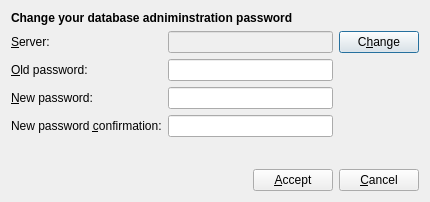
<ui version="4.0" >
 <class>Dialog</class>
 <widget class="QDialog" name="Dialog" >
  <property name="geometry" >
   <rect>
    <x>0</x>
    <y>0</y>
    <width>430</width>
    <height>202</height>
   </rect>
  </property>
  <property name="windowTitle" >
   <string>Dialog</string>
  </property>
  <layout class="QVBoxLayout" >
   <item>
    <widget class="QLabel" name="label_5" >
     <property name="text" >
      <string>&lt;b>Change your database adniminstration password&lt;/b></string>
     </property>
    </widget>
   </item>
   <item>
    <layout class="QGridLayout" >
     <item row="0" column="0" >
      <widget class="QLabel" name="label" >
       <property name="text" >
        <string>&amp;Server:</string>
       </property>
       <property name="buddy" >
        <cstring>pushChange</cstring>
       </property>
      </widget>
     </item>
     <item row="0" column="1" >
      <widget class="QLineEdit" name="uiServer" >
       <property name="enabled" >
        <bool>false</bool>
       </property>
      </widget>
     </item>
     <item row="0" column="2" >
      <widget class="QPushButton" name="pushChange" >
       <property name="text" >
        <string>C&amp;hange</string>
       </property>
       <property name="icon" >
        <iconset resource="common.qrc" >:/images/images/configure.png</iconset>
       </property>
      </widget>
     </item>
     <item row="1" column="0" >
      <widget class="QLabel" name="label_2" >
       <property name="text" >
        <string>&amp;Old password:</string>
       </property>
       <property name="buddy" >
        <cstring>uiOldPassword</cstring>
       </property>
      </widget>
     </item>
     <item row="1" column="1" >
      <widget class="QLineEdit" name="uiOldPassword" >
       <property name="echoMode" >
        <enum>QLineEdit::Password</enum>
       </property>
      </widget>
     </item>
     <item row="2" column="0" >
      <widget class="QLabel" name="label_3" >
       <property name="text" >
        <string>&amp;New password:</string>
       </property>
       <property name="buddy" >
        <cstring>uiNewPassword</cstring>
       </property>
      </widget>
     </item>
     <item row="2" column="1" >
      <widget class="QLineEdit" name="uiNewPassword" >
       <property name="echoMode" >
        <enum>QLineEdit::Password</enum>
       </property>
      </widget>
     </item>
     <item row="3" column="0" >
      <widget class="QLabel" name="label_4" >
       <property name="text" >
        <string>New password &amp;confirmation:</string>
       </property>
       <property name="buddy" >
        <cstring>uiConfirmationPassword</cstring>
       </property>
      </widget>
     </item>
     <item row="3" column="1" >
      <widget class="QLineEdit" name="uiConfirmationPassword" >
       <property name="echoMode" >
        <enum>QLineEdit::Password</enum>
       </property>
      </widget>
     </item>
    </layout>
   </item>
   <item>
    <spacer>
     <property name="orientation" >
      <enum>Qt::Vertical</enum>
     </property>
     <property name="sizeHint" >
      <size>
       <width>20</width>
       <height>40</height>
      </size>
     </property>
    </spacer>
   </item>
   <item>
    <layout class="QHBoxLayout" >
     <item>
      <spacer>
       <property name="orientation" >
        <enum>Qt::Horizontal</enum>
       </property>
       <property name="sizeHint" >
        <size>
         <width>40</width>
         <height>20</height>
        </size>
       </property>
      </spacer>
     </item>
     <item>
      <widget class="QPushButton" name="pushAccept" >
       <property name="text" >
        <string>&amp;Accept</string>
       </property>
       <property name="icon" >
        <iconset resource="common.qrc" >:/images/images/ok.png</iconset>
       </property>
      </widget>
     </item>
     <item>
      <widget class="QPushButton" name="pushCancel" >
       <property name="text" >
        <string>&amp;Cancel</string>
       </property>
       <property name="icon" >
        <iconset resource="common.qrc" >:/images/images/cancel.png</iconset>
       </property>
      </widget>
     </item>
    </layout>
   </item>
  </layout>
 </widget>
 <tabstops>
  <tabstop>uiOldPassword</tabstop>
  <tabstop>uiNewPassword</tabstop>
  <tabstop>uiConfirmationPassword</tabstop>
  <tabstop>pushAccept</tabstop>
  <tabstop>pushCancel</tabstop>
  <tabstop>uiServer</tabstop>
  <tabstop>pushChange</tabstop>
 </tabstops>
 <resources>
  <include location="common.qrc" />
 </resources>
 <connections/>
</ui>
